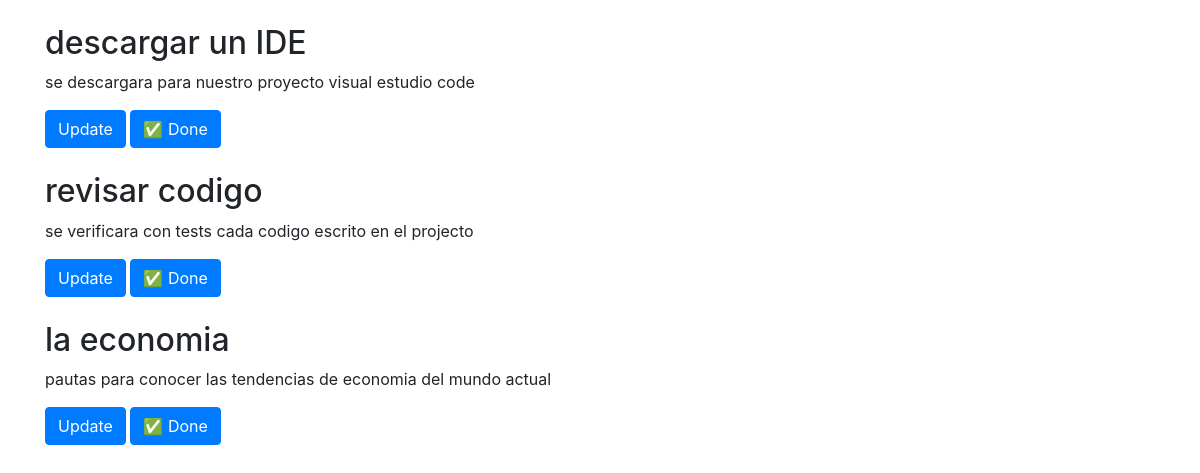
The page /Tasks/ on the database as committed earlier.
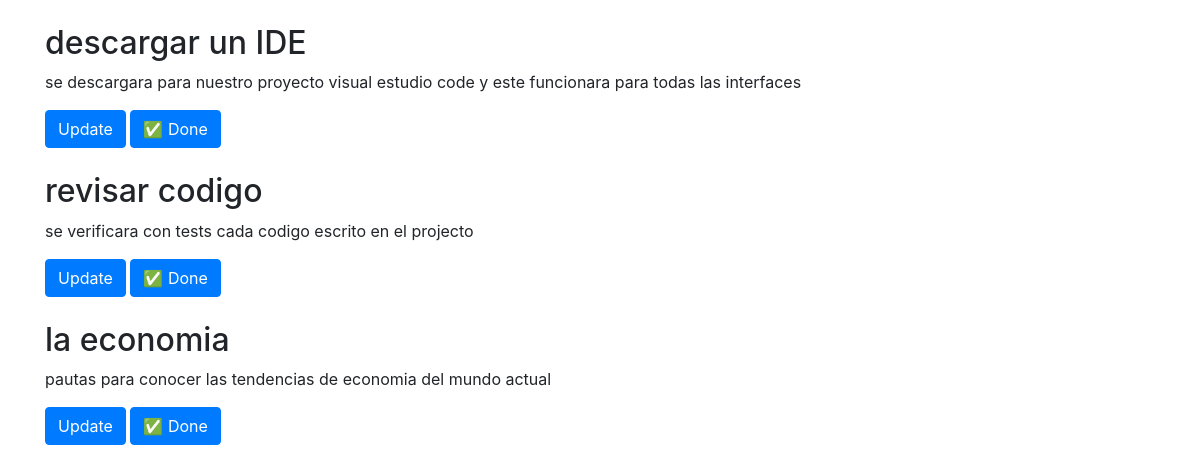
The same page on the database as committed later.
### myapp/models.py (models this page shows, shortened)
class Task(models.Model):
    title = models.CharField(max_length=200)
    description = models.TextField()
    Project = models.ForeignKey(Project, on_delete=models.CASCADE)
    done = models.BooleanField(default=False)

### myapp/views.py (the view)
# urls.py: path('Tasks/',views.tasks),
def tasks(request):
   tasks = Task.objects.all ()
   return render(request, 'tasks.html',{
        'tasks': tasks
    })

### myapp/templates/tasks.html (shortened to what this page needs)
{% load bootstrap4 %}
{% bootstrap_css %}
 {% for tasks in tasks %}
 <div class = 'container'>
  <h2>{{ tasks.title }}</h2>
  <p>{{ tasks.description }}</p>
 <button type="button" class="btn btn-primary">Update</button>
 <button type="button" class="btn btn-primary">✅ Done</button>
</div>
{% endfor %}

Rows that differ between the two databases and show on the page:
changed Task "descargar un IDE": description "se descargara para nuestro proyecto visual estudio code" → "se descargara para nuestro proyecto visual estudio code y este funcionara para todas las interfaces"
